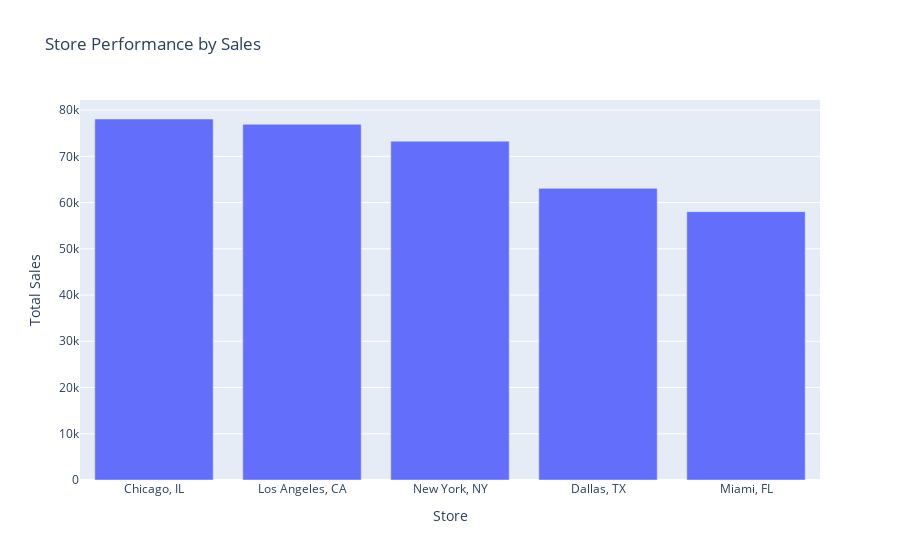

The cell this chart's notebook holds for it:
### Code cell
# 3. Best Performing Stores
store_performance = df.groupby('store_location')['total_sales'].sum().nlargest(5).reset_index()
fig4 = px.bar(store_performance, x='store_location', y='total_sales', title='Store Performance by Sales', labels={'total_sales': 'Total Sales', 'store_location': 'Store'})
fig4.show()

### Figure 1 — Plotly figure (JSON) as saved in the notebook; plotly's stock layout.template omitted (floating-point values rounded to 4 significant figures)
{"data": [{"alignmentgroup": "True", "hovertemplate": "Store=%{x}<br>Total Sales=%{y}<extra></extra>", "legendgroup": "", "marker": {"color": "#636efa", "pattern": {"shape": ""}}, "name": "", "offsetgroup": "", "orientation": "v", "showlegend": false, "textposition": "auto", "type": "bar", "x": ["Chicago, IL", "Los Angeles, CA", "New York, NY", "Dallas, TX", "Miami, FL"], "xaxis": "x", "y": [78080.0, 76930.0, 73290.0, 63080.0, 58040.0], "yaxis": "y"}], "layout": {"barmode": "relative", "legend": {"tracegroupgap": 0}, "title": {"text": "Store Performance by Sales"}, "xaxis": {"anchor": "y", "domain": [0, 1], "title": {"text": "Store"}}, "yaxis": {"anchor": "x", "domain": [0, 1], "title": {"text": "Total Sales"}}}}
